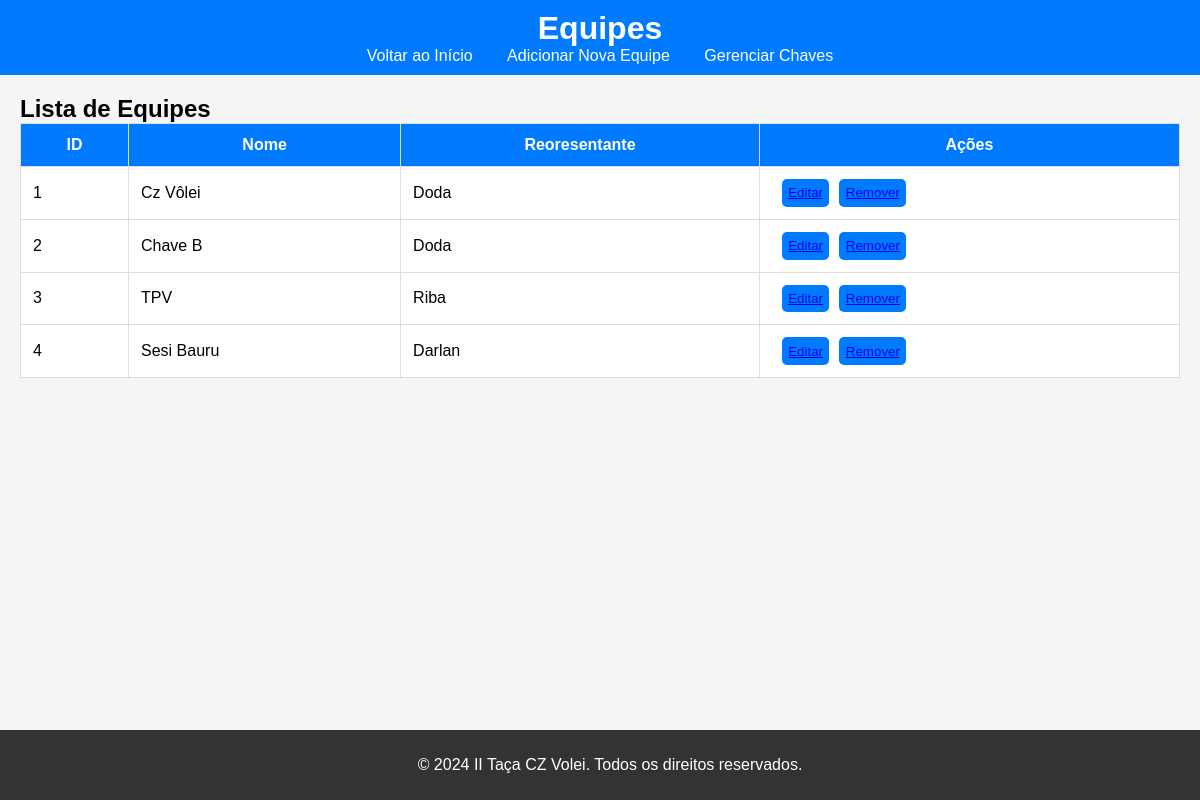
The page / on the database its author committed.
### tables this page shows
CREATE TABLE equipes (
                id INTEGER NOT NULL PRIMARY KEY AUTOINCREMENT,
                nome VARCHAR(255) NOT NULL,
                representante VARCHAR(255) NOT NULL
            );

### app.py (the view)
@app.route('/')
def list_equipes():
    equipes = e.listar_equipe()
    return render_template("equipes.html", equipes=equipes)

### db.py (called while the page is built)
    def listar_equipe():
        conn = sqlite3.connect('II_Taca_CZ_Volei.db')
        cursor = conn.cursor()
        values = cursor.execute("SELECT * FROM equipes")
        resultado = []
        for row in values:
            resultado.append({
                'id': row[0],
                'nome': row[1],
                'representante': row[2],
            })
        conn.close()
        return resultado

### templates/equipes.html (shortened to what this page needs)
<!DOCTYPE html>
<html lang="pt-BR">
<head>
    <link rel="stylesheet" href="{{ url_for('static', filename='styles.css') }}">
</head>
<body>
    <header>
        <h1>Equipes</h1>
        <nav>
            <a href="/">Voltar ao Início</a>
            <a href="/equipes/novo">Adicionar Nova Equipe</a>
            <a href="/chaves">Gerenciar Chaves</a>
        </nav>
    </header>
    <main>
        <h2>Lista de Equipes</h2>
        <table>
            <thead>
                <tr>
                    <th>ID</th>
                    <th>Nome</th>
                    <th>Reoresentante</th>
                    <th>Ações</th>
                </tr>
            </thead>
            <tbody>
                {% for equipe in equipes %}
                    <tr>
                        <td>{{ equipe.id }}</td>
                        <td>{{ equipe.nome }}</td>
                        <td>{{ equipe.representante }}</td>
                        <td>
                            <button><a href="/equipes/editar/{{ equipe.id }}">Editar</a><button>
                            <a href="/equipes/remover/{{ equipe.id }}" onclick="return confirm('Tem certeza que deseja remover esta equipe?');">Remover</a>
                        </td>
                    </tr>
                {% else %}
                    <tr>
                        <td colspan="3">Nenhuma equipe encontrada.</td>
                    </tr>
                {% endfor %}
            </tbody>
        </table>
    </main>
    <footer>
        <p>&copy; 2024 II Taça CZ Volei. Todos os direitos reservados.</p>
    </footer>
</body>
</html>

### static/styles.css (style rules this page uses)
body { font-family: Arial; margin: 0; padding: 0; min-height: 100vh; display: flex; flex-direction: column; background-color: whitesmoke; }
header { background-color: #007bff; color: #fff; text-align: center; padding: 10px; }
header h1, main h2 { margin: 0; }
header nav a { color: #fff; margin: 0 15px; text-decoration: none; }
main { padding: 20px; }
table { width: 100%; border-collapse: collapse; background-color: #fff; }
th, td { border: 1px solid #ddd; padding: 12px; }
th { background-color: #007bff; color: #fff; }
td button { background-color: #007bff; color: #fff; border: none; padding: 0.4rem; border-radius: 5px; cursor: pointer; margin-left: 10px; }
footer { background-color: #333; color: #fff; text-align: center; padding: 10px; position: fixed; width: 100%; bottom: 0; }

### rows shown on the page
equipes: id "1", nome "Cz Vôlei", representante "Doda"
equipes: id "2", nome "Chave B", representante "Doda"
equipes: id "3", nome "TPV", representante "Riba"
equipes: id "4", nome "Sesi Bauru", representante "Darlan"
